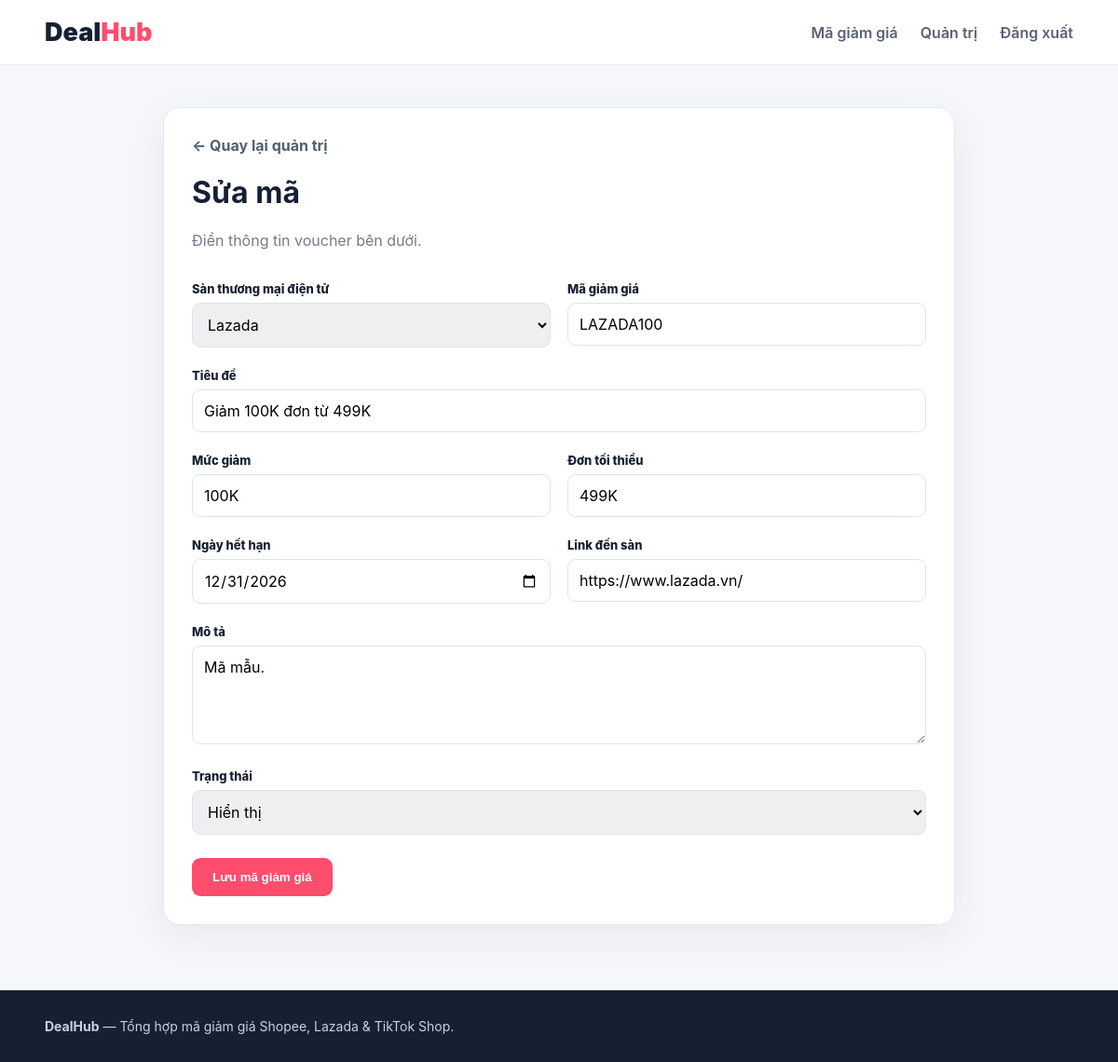
Screenshot of /admin/edit/2 (signed in) with the database file from the repository.
### tables this page shows
CREATE TABLE coupons (
            id INTEGER PRIMARY KEY AUTOINCREMENT,
            platform TEXT NOT NULL,
            title TEXT NOT NULL,
            code TEXT NOT NULL,
            discount TEXT NOT NULL,
            min_order TEXT DEFAULT '',
            expires_at TEXT DEFAULT '',
            link TEXT DEFAULT '',
            description TEXT DEFAULT '',
            active INTEGER DEFAULT 1,
            created_at TEXT NOT NULL
        );

### app.py (the view, shortened to what this page needs)
@app.route("/admin/edit/<int:coupon_id>", methods=["GET", "POST"])
@admin_required
def edit_coupon(coupon_id):
    conn = get_db()
    coupon = conn.execute("SELECT * FROM coupons WHERE id = ?", (coupon_id,)).fetchone()
    if not coupon:
        conn.close()
        return "Không tìm thấy mã.", 404
    conn.close()
    return render_template("coupon_form.html", coupon=coupon, action="Sửa mã")

### app.py (called while the page is built)
def get_db():
    conn = sqlite3.connect(DB)
    conn.row_factory = sqlite3.Row
    return conn

def admin_required(fn):
    @wraps(fn)
    def wrapper(*args, **kwargs):
        if not session.get("admin"):
            return redirect(url_for("login"))
        return fn(*args, **kwargs)
    return wrapper

### templates/coupon_form.html (shortened to what this page needs)
{% extends "base.html" %}
{% block content %}
<div class="form-page container">
    <div class="form-card">
        <a class="back" href="{{ url_for('admin') }}">← Quay lại quản trị</a>
        <h1>{{ action }}</h1>
        <p>Điền thông tin voucher bên dưới.</p>
        <form method="POST">
            <div class="form-grid">
                <div>
                    <label>Sàn thương mại điện tử</label>
                    <select name="platform" required>
                        {% for p in ['Shopee', 'Lazada', 'TikTok Shop'] %}
                        <option value="{{ p }}" {% if coupon and coupon.platform == p %}selected{% endif %}>{{ p }}</option>
                        {% endfor %}
                    </select>
                </div>
                <div>
                    <label>Mã giảm giá</label>
                    <input name="code" required value="{{ coupon.code if coupon else '' }}" placeholder="VD: SALE50">
                </div>
                <div class="wide">
                    <label>Tiêu đề</label>
                    <input name="title" required value="{{ coupon.title if coupon else '' }}" placeholder="Giảm 50K đơn từ 299K">
                </div>
                <div>
                    <label>Mức giảm</label>
                    <input name="discount" required value="{{ coupon.discount if coupon else '' }}" placeholder="50K / 10%">
                </div>
                <div>
                    <label>Đơn tối thiểu</label>
                    <input name="min_order" value="{{ coupon.min_order if coupon else '' }}" placeholder="299K">
                </div>
                <div>
                    <label>Ngày hết hạn</label>
                    <input type="date" name="expires_at" value="{{ coupon.expires_at if coupon else '' }}">
                </div>
                <div>
                    <label>Link đến sàn</label>
                    <input name="link" value="{{ coupon.link if coupon else '' }}" placeholder="https://...">
                </div>
                <div class="wide">
                    <label>Mô tả</label>
                    <textarea name="description" rows="4" placeholder="Điều kiện sử dụng...">{{ coupon.description if coupon else '' }}</textarea>
                </div>
                <div class="wide">
                    <label>Trạng thái</label>
                    <select name="active">
                        <option value="1" {% if not coupon or coupon.active %}selected{% endif %}>Hiển thị</option>
                    </select>
                </div>
            </div>
            <button class="primary">Lưu mã giảm giá</button>
        </form>
    </div>
</div>
{% endblock %}

### static/style.css (style rules this page uses)
* { box-sizing:border-box }
body { margin:0;font-family:Inter,Arial,sans-serif;background:#f6f7fb;color:#172033 }
a { text-decoration:none;color:inherit }
.container { width:min(1120px,92%);margin:auto }
.search button,.primary { border:0;background:#ff4d6d;color:#fff;padding:13px 22px;border-radius:9px;font-weight:800;cursor:pointer }
.auth-card,.form-card { background:#fff;border:1px solid #e5e8ef;border-radius:18px;padding:30px;box-shadow:0 12px 40px #26324a12 }
.auth-card p,.form-card>p { color:#737b8b }
.auth-card label,.form-card label { display:block;font-size:13px;font-weight:800;margin:18px 0 7px }
.auth-card input,.form-card input,.form-card select,.form-card textarea { width:100%;padding:12px;border:1px solid #dfe3ea;border-radius:9px;outline:none;font:inherit }
.form-page { padding:45px 0 70px }
.form-card { max-width:850px;margin:auto }
.back { color:#526071;font-weight:700 }
.form-grid { display:grid;grid-template-columns:1fr 1fr;gap:4px 18px }
.wide { grid-column:1/-1 }
.form-card>.primary,.form-card form>.primary { margin-top:25px }

### rows the page displays
coupons: platform "Lazada", code "LAZADA100", title "Giảm 100K đơn từ 499K", discount "100K", min_order "499K", expires_at "12/31/2026", link "https://www.lazada.vn/", description "Mã mẫu.", active "Hiển thị"

### other values shown
{{ action }} "Sửa mã"
